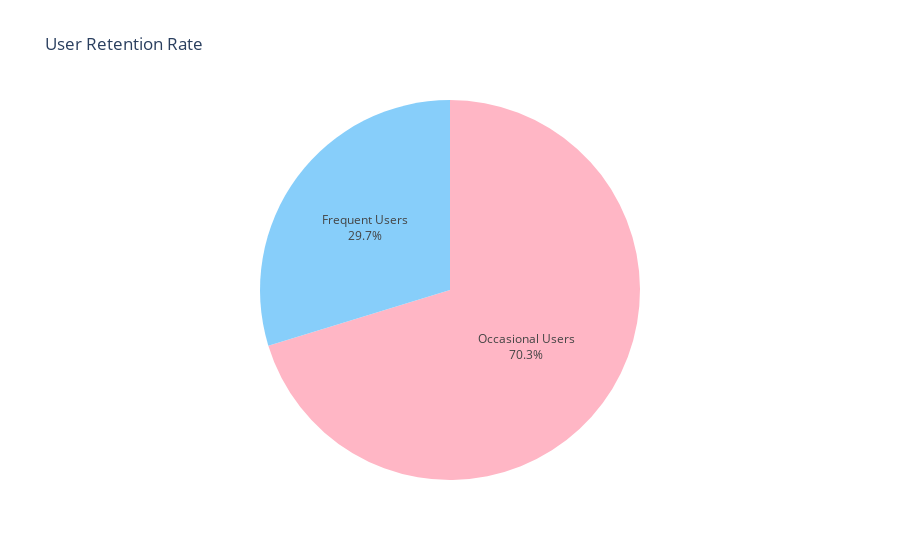

Here is the notebook cell this chart was saved with:
### Code cell
## The percentage of retained users

# Count the number of users in each retention segment
segment_counts = data['Retention Segment'].value_counts()

# Define the pastel colors
colors = ['#FFB6C5', '#87CEFA']

# Create a pie chart using Plotly
fig = px.pie(segment_counts, 
             values=segment_counts.values, 
             names=segment_counts.index, 
             color=segment_counts.index, 
             color_discrete_sequence=colors,
             title='User Retention Rate')

# Update layout and show the chart
fig.update_traces(textposition='inside', textinfo='percent+label')
fig.update_layout(showlegend=False)
fig.show()

### Figure 1 — Plotly figure (JSON) as saved in the notebook; plotly's stock layout.template omitted (floating-point values rounded to 4 significant figures)
{"data": [{"customdata": [["Occasional Users"], ["Frequent Users"]], "domain": {"x": [0, 1], "y": [0, 1]}, "hovertemplate": "Retention Segment=%{customdata[0]}<br>value=%{value}<extra></extra>", "labels": ["Occasional Users", "Frequent Users"], "legendgroup": "", "marker": {"colors": ["#FFB6C5", "#87CEFA"]}, "name": "", "showlegend": true, "textinfo": "percent+label", "textposition": "inside", "type": "pie", "values": [702, 297]}], "layout": {"legend": {"tracegroupgap": 0}, "piecolorway": ["#FFB6C5", "#87CEFA"], "showlegend": false, "title": {"text": "User Retention Rate"}}}
